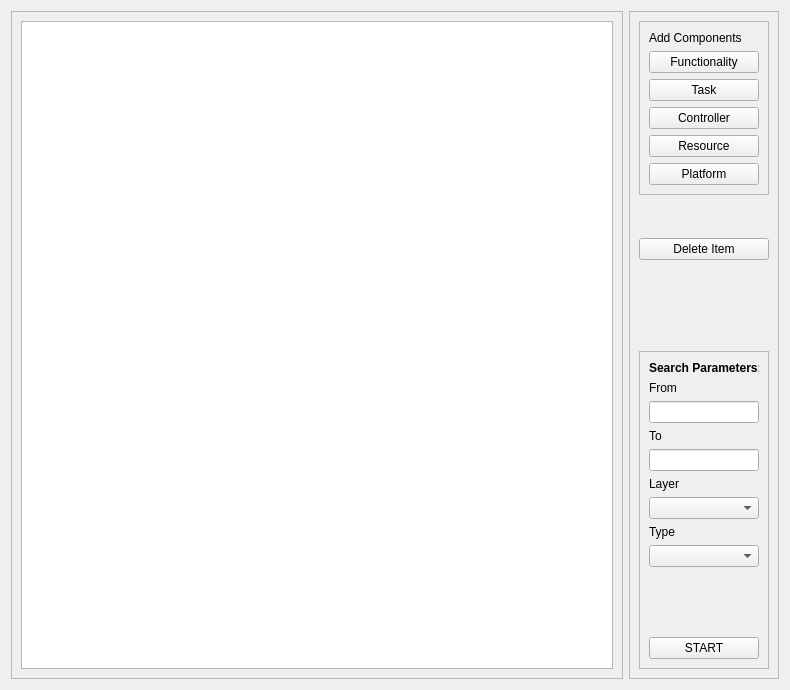
<?xml version="1.0" encoding="UTF-8"?>
<ui version="4.0">
 <class>MainInterface</class>
 <widget class="QWidget" name="MainInterface">
  <property name="geometry">
   <rect>
    <x>0</x>
    <y>0</y>
    <width>790</width>
    <height>690</height>
   </rect>
  </property>
  <layout class="QHBoxLayout" name="horizontalLayout">
   <item>
    <widget class="QScrollArea" name="scrollArea">
     <property name="widgetResizable">
      <bool>true</bool>
     </property>
     <widget class="QWidget" name="scrollAreaWidgetContents">
      <property name="geometry">
       <rect>
        <x>0</x>
        <y>0</y>
        <width>622</width>
        <height>676</height>
       </rect>
      </property>
      <layout class="QVBoxLayout" name="verticalLayout_4">
       <item>
        <widget class="QGraphicsView" name="graphicsView"/>
       </item>
      </layout>
     </widget>
    </widget>
   </item>
   <item>
    <widget class="QFrame" name="frame">
     <property name="maximumSize">
      <size>
       <width>150</width>
       <height>16777215</height>
      </size>
     </property>
     <property name="frameShape">
      <enum>QFrame::StyledPanel</enum>
     </property>
     <property name="frameShadow">
      <enum>QFrame::Raised</enum>
     </property>
     <layout class="QVBoxLayout" name="verticalLayout_3">
      <item>
       <widget class="QFrame" name="frame_2">
        <property name="maximumSize">
         <size>
          <width>16777215</width>
          <height>300</height>
         </size>
        </property>
        <property name="frameShape">
         <enum>QFrame::StyledPanel</enum>
        </property>
        <property name="frameShadow">
         <enum>QFrame::Raised</enum>
        </property>
        <layout class="QVBoxLayout" name="verticalLayout">
         <item>
          <widget class="QLabel" name="label_11">
           <property name="maximumSize">
            <size>
             <width>100</width>
             <height>30</height>
            </size>
           </property>
           <property name="text">
            <string>Add Components</string>
           </property>
          </widget>
         </item>
         <item>
          <widget class="QPushButton" name="create_lay1">
           <property name="text">
            <string>Functionality</string>
           </property>
          </widget>
         </item>
         <item>
          <widget class="QPushButton" name="create_lay2">
           <property name="text">
            <string>Task</string>
           </property>
          </widget>
         </item>
         <item>
          <widget class="QPushButton" name="create_lay3">
           <property name="text">
            <string>Controller</string>
           </property>
          </widget>
         </item>
         <item>
          <widget class="QPushButton" name="create_lay4">
           <property name="text">
            <string>Resource</string>
           </property>
          </widget>
         </item>
         <item>
          <widget class="QPushButton" name="create_lay5">
           <property name="text">
            <string>Platform</string>
           </property>
          </widget>
         </item>
        </layout>
        <zorder>create_lay1</zorder>
        <zorder>create_lay2</zorder>
        <zorder>create_lay3</zorder>
        <zorder>create_lay4</zorder>
        <zorder>create_lay5</zorder>
        <zorder>label_11</zorder>
       </widget>
      </item>
      <item>
       <spacer name="verticalSpacer">
        <property name="orientation">
         <enum>Qt::Vertical</enum>
        </property>
        <property name="sizeHint" stdset="0">
         <size>
          <width>20</width>
          <height>47</height>
         </size>
        </property>
       </spacer>
      </item>
      <item>
       <widget class="QPushButton" name="Delete_Button">
        <property name="text">
         <string>Delete Item</string>
        </property>
       </widget>
      </item>
      <item>
       <spacer name="verticalSpacer_3">
        <property name="orientation">
         <enum>Qt::Vertical</enum>
        </property>
        <property name="sizeHint" stdset="0">
         <size>
          <width>20</width>
          <height>95</height>
         </size>
        </property>
       </spacer>
      </item>
      <item>
       <widget class="QFrame" name="frame_3">
        <property name="frameShape">
         <enum>QFrame::StyledPanel</enum>
        </property>
        <property name="frameShadow">
         <enum>QFrame::Raised</enum>
        </property>
        <layout class="QVBoxLayout" name="verticalLayout_2">
         <item>
          <widget class="QLabel" name="label_16">
           <property name="maximumSize">
            <size>
             <width>200</width>
             <height>30</height>
            </size>
           </property>
           <property name="text">
            <string>&lt;html&gt;&lt;head/&gt;&lt;body&gt;&lt;p&gt;&lt;span style=&quot; font-weight:600;&quot;&gt;Search Parameters:&lt;/span&gt;&lt;/p&gt;&lt;/body&gt;&lt;/html&gt;</string>
           </property>
          </widget>
         </item>
         <item>
          <widget class="QLabel" name="label_12">
           <property name="maximumSize">
            <size>
             <width>40</width>
             <height>30</height>
            </size>
           </property>
           <property name="text">
            <string>From</string>
           </property>
          </widget>
         </item>
         <item>
          <widget class="QLineEdit" name="lineEdit"/>
         </item>
         <item>
          <widget class="QLabel" name="label_13">
           <property name="maximumSize">
            <size>
             <width>40</width>
             <height>30</height>
            </size>
           </property>
           <property name="text">
            <string>To</string>
           </property>
          </widget>
         </item>
         <item>
          <widget class="QLineEdit" name="lineEdit_2"/>
         </item>
         <item>
          <widget class="QLabel" name="label_14">
           <property name="maximumSize">
            <size>
             <width>40</width>
             <height>30</height>
            </size>
           </property>
           <property name="text">
            <string>Layer</string>
           </property>
          </widget>
         </item>
         <item>
          <widget class="QComboBox" name="chose_layer"/>
         </item>
         <item>
          <widget class="QLabel" name="label_15">
           <property name="maximumSize">
            <size>
             <width>40</width>
             <height>30</height>
            </size>
           </property>
           <property name="text">
            <string>Type</string>
           </property>
          </widget>
         </item>
         <item>
          <widget class="QComboBox" name="chose_type"/>
         </item>
         <item>
          <spacer name="verticalSpacer_2">
           <property name="orientation">
            <enum>Qt::Vertical</enum>
           </property>
           <property name="sizeHint" stdset="0">
            <size>
             <width>20</width>
             <height>74</height>
            </size>
           </property>
          </spacer>
         </item>
         <item>
          <widget class="QPushButton" name="START">
           <property name="text">
            <string>START</string>
           </property>
          </widget>
         </item>
        </layout>
       </widget>
      </item>
     </layout>
    </widget>
   </item>
  </layout>
 </widget>
 <resources/>
 <connections/>
</ui>
